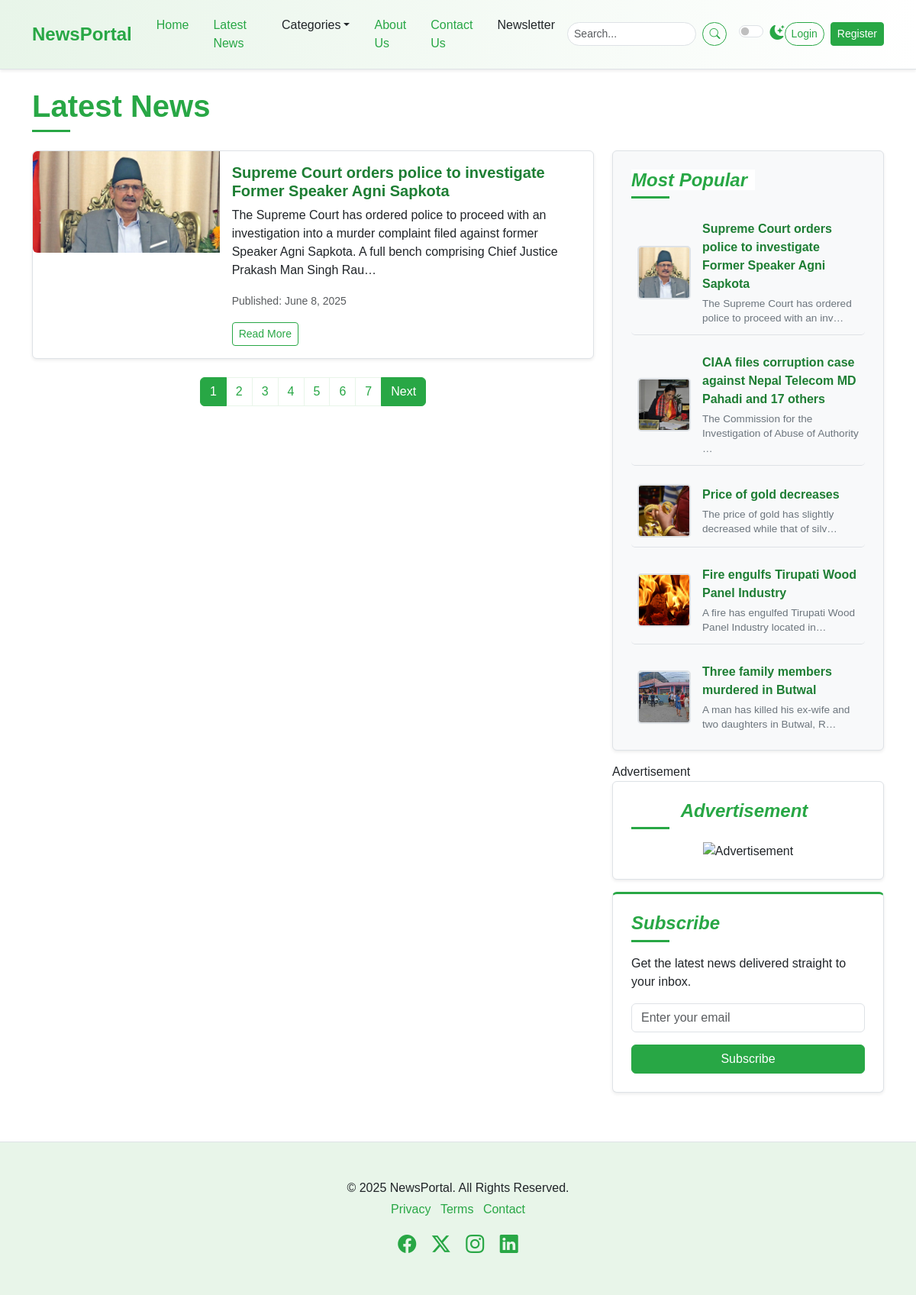
The page /post-list/ on the database its author committed.
### newspaper/models.py (models this page shows, shortened)
class TimeStampModel(models.Model):
    created_at=models.DateTimeField(auto_now_add=True)
    updated_at=models.DateTimeField(auto_now_add=True)
    class Meta:
        abstract=True # Don't create table in DB

class Post(TimeStampModel):
    STATUS_CHOICES=[
        ("active","Active"),
        ('in_active', 'Inactive')
    ]
    title=models.CharField(max_length=200)
    content=models.TextField()
    featured_image=models.ImageField(upload_to="post_images/%Y/%m/%d", blank=False)
    author=models.ForeignKey("auth.User",on_delete=models.CASCADE)
    status=models.CharField(max_length=20, choices=STATUS_CHOICES,default="active")
    views_count=models.PositiveBigIntegerField(default=0)
    published_at=models.DateTimeField(null=True, blank=True)
    category=models.ForeignKey(Category, on_delete=models.CASCADE)
    tag=models.ManyToManyField(Tag)

### newspaper/views.py (the view)
# urls.py: path("post-list/",views.PostListView.as_view(),name="post-list"),
class PostListView(SidebarMixin, ListView):
    model=Post
    template_name="newsportal/list/list.html"
    context_object_name="posts"
    paginate_by=1
    def get_queryset(self):
        return Post.objects.filter(
            published_at__isnull=False, status="active").order_by("-published_at")

### newspaper/nav.py (called while the page is built)
def navigation(request):
    categories = Category.objects.all()[:4]
    return {"categories":categories}

### newspaper/views.py (called while the page is built)
    def get_context_data(self, **kwargs):
        context=super().get_context_data(**kwargs)
        context["popular_posts"]=Post.objects.filter(
            published_at__isnull=False, status="active").order_by("-published_at")[:5]
        context["advertisement"]=Advertisement.objects.all().order_by("-created_at").first()
        return context

### templates/newsportal/list/list.html
{% extends "newsportal/base.html" %}
    {% block content %}
    <div class="container mt-4">
      <h1 class="mb-4 section-title">
        <span>Latest News</span>
      </h1>
      <div class="row">
        <div class="col-lg-8">
            {% include "newsportal/list/left/post_list.html" with posts=page_obj %}
            {% include "newsportal/list/left/pagination.html" %}
        </div>
        <div class="col-lg-4">
          <div class="position-sticky sticky-sidebar-offset">
            {% include "newsportal/home/right/most_popular.html" %}
            {% include "newsportal/home/right/advertisement.html" %}
            {% include "newsportal/home/right/newsletter.html" %}
          </div>
        </div>
      </div>
    </div>
    {% endblock content %}

### templates/newsportal/list/left/post_list.html
{% for post in posts %}
<div class="card mb-4 shadow-sm news-list-item">
  <div class="row g-0">
    <div class="col-md-4">
      <img src="{{ post.featured_image.url }}" class="img-fluid rounded-start" alt="News 1"
      width="300"
      height="200"/>
    </div>
    <div class="col-md-8">
      <div class="card-body">
        <h5 class="card-title">{{ post.title }}</h5>
        <p class="card-text">{{ post.content| truncatechars:200 }}
        </p>
        <p class="card-text">
          <small class="text-muted">Published: {{ post.published_at|date:"F j, Y" }}</small>
        </p>
        <a href="{% url 'post-detail' post.pk %}" class="btn btn-outline-success btn-sm">Read More</a>
      </div>
    </div>
  </div>
</div>
{% endfor %}

### templates/newsportal/home/right/most_popular.html
<div class="p-4 mb-3 bg-light rounded sidebar-widget shadow-sm">
    <h4 class="fst-italic section-title">
        <span>Most Popular</span>
    </h4>
    <ul class="list-unstyled mb-0 popular-list">
        {% for popular_post in popular_posts%}
        <li>
            <img src="{{ popular_post.featured_image.url }}" alt="{{ popular_post.title }}" width="70" height="70" />
            <div>
                <a href="article.html" class="popular-title-link">{{ popular_post.title }}</a>
                <p class="popular-description">{{ popular_post.content | truncatechars:60 }}</p>
            </div>
        </li>
        {% endfor %}
    </ul>
</div>

### static/css/style.css (style rules this page uses)
:root { --primary-green: #28a745; --light-green: #e8f5e9; --dark-green: #1e7e34; --accent-green: #5cb85c; --text-color-light: #212529; --text-color-dark: #f8f9fa; --bg-light: #ffffff; --bg-dark: #212529; --card-bg-light: #ffffff; --card-bg-dark: #343a40; --border-color-light: #dee2e6; --border-color-dark: #495057; --shadow-sm: 0 0.125rem 0.25rem rgba(0, 0, 0, 0.075); --shadow: 0 0.5rem 1rem rgba(0, 0, 0, 0.15); --transition-speed: 0.3s ease; }
body { font-family: "Poppins", sans-serif; background-color: var(--bg-light); color: var(--text-color-light); transition: background-color var(--transition-speed), color var(--transition-speed); }
.section-title { position: relative; padding-bottom: 10px; margin-bottom: 20px; font-weight: 600; color: var(--primary-green); }
.section-title span { position: relative; z-index: 1; background-color: var(--bg-light); padding-right: 10px; }
.section-title::after { content: ""; position: absolute; left: 0; bottom: 0; width: 50px; height: 3px; background-color: var(--primary-green); }
.card { border: 1px solid var(--border-color-light); transition: box-shadow var(--transition-speed), transform var(--transition-speed); background-color: var(--card-bg-light); color: var(--text-color-light); }
.card-title { color: var(--dark-green); font-weight: 600; }
.news-list-item { transition: box-shadow var(--transition-speed), background-color var(--transition-speed); }
.sidebar-widget { background-color: var(--card-bg-light); border: 1px solid var(--border-color-light); padding: 1.5rem !important; }
.sidebar-widget h4 { color: var(--primary-green); margin-bottom: 1rem; }
.popular-list li { display: flex; align-items: center; margin-bottom: 0.75rem; padding: 0.75rem 0.5rem; border-bottom: 1px solid var(--border-color-light); transition: background-color var(--transition-speed); border-radius: 5px; }
.popular-list li:last-child { border-bottom: none; margin-bottom: 0; padding-bottom: 0; }
.popular-list img { width: 70px; height: 70px; object-fit: cover; border-radius: 5px; margin-right: 15px; flex-shrink: 0; border: 2px solid var(--border-color-light); }
.popular-list li div { display: flex; flex-direction: column; justify-content: center; flex-grow: 1; }
.popular-list .popular-title-link { text-decoration: none; color: var(--dark-green); font-weight: 600; margin-bottom: 0.25rem; display: block; transition: color var(--transition-speed); }
.popular-list .popular-description { font-size: 0.85rem; color: #6c757d; margin-bottom: 0; line-height: 1.4; }
.popular-list a { text-decoration: none; color: var(--text-color-light); transition: color var(--transition-speed); flex-grow: 1; }
.btn-outline-success { color: var(--primary-green); border-color: var(--primary-green); transition: background-color var(--transition-speed), color var(--transition-speed); }
.sticky-sidebar-offset { top: 6rem; }

### rows shown on the page
Post: featured_image (picture), title "Supreme Court orders police to investigate Former Speaker Agni Sapkota", content "The Supreme Court has ordered police to proceed with an investigation into a murder complaint filed against former Speaker Agni Sapkota. A full bench comprising Chief Justice Prakash Man Singh Rau…", published_at "June 8, 2025", content "The Supreme Court has ordered police to proceed with an inv…"
Post: featured_image (picture), title "CIAA files corruption case against Nepal Telecom MD Pahadi and 17 others", content "The Commission for the Investigation of Abuse of Authority …"
Post: featured_image (picture), title "Price of gold decreases", content "The price of gold has slightly decreased while that of silv…"
Post: featured_image (picture), title "Fire engulfs Tirupati Wood Panel Industry", content "A fire has engulfed Tirupati Wood Panel Industry located in…"
Post: featured_image (picture), title "Three family members murdered in Butwal", content "A man has killed his ex-wife and two daughters in Butwal, R…"

### other values the page prints
{{ i }} "1" "2" "3" "4" "5" "6" "7"
